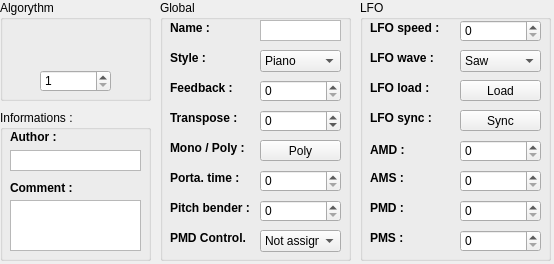
<?xml version="1.0" encoding="UTF-8"?>
<ui version="4.0">
 <class>QVoice</class>
 <widget class="QWidget" name="QVoice">
  <property name="geometry">
   <rect>
    <x>0</x>
    <y>0</y>
    <width>554</width>
    <height>264</height>
   </rect>
  </property>
  <property name="windowTitle">
   <string>Form</string>
  </property>
  <widget class="QGroupBox" name="grpBox_global">
   <property name="geometry">
    <rect>
     <x>160</x>
     <y>0</y>
     <width>191</width>
     <height>261</height>
    </rect>
   </property>
   <property name="title">
    <string>Global</string>
   </property>
   <widget class="QLabel" name="lbl_style">
    <property name="geometry">
     <rect>
      <x>10</x>
      <y>50</y>
      <width>81</width>
      <height>16</height>
     </rect>
    </property>
    <property name="font">
     <font>
      <weight>75</weight>
      <bold>true</bold>
     </font>
    </property>
    <property name="text">
     <string>Style :</string>
    </property>
   </widget>
   <widget class="QComboBox" name="cmbBox_style">
    <property name="geometry">
     <rect>
      <x>100</x>
      <y>50</y>
      <width>81</width>
      <height>22</height>
     </rect>
    </property>
    <item>
     <property name="text">
      <string>Piano</string>
     </property>
    </item>
    <item>
     <property name="text">
      <string>Keys</string>
     </property>
    </item>
    <item>
     <property name="text">
      <string>Organ</string>
     </property>
    </item>
    <item>
     <property name="text">
      <string>Guitar</string>
     </property>
    </item>
    <item>
     <property name="text">
      <string>Bass</string>
     </property>
    </item>
    <item>
     <property name="text">
      <string>Orch</string>
     </property>
    </item>
    <item>
     <property name="text">
      <string>Brass</string>
     </property>
    </item>
    <item>
     <property name="text">
      <string>Synth</string>
     </property>
    </item>
    <item>
     <property name="text">
      <string>Pad</string>
     </property>
    </item>
    <item>
     <property name="text">
      <string>Ethnic</string>
     </property>
    </item>
    <item>
     <property name="text">
      <string>Bells</string>
     </property>
    </item>
    <item>
     <property name="text">
      <string>Rythm</string>
     </property>
    </item>
    <item>
     <property name="text">
      <string>SFX</string>
     </property>
    </item>
    <item>
     <property name="text">
      <string>Other</string>
     </property>
    </item>
   </widget>
   <widget class="QLabel" name="lbl_name">
    <property name="geometry">
     <rect>
      <x>10</x>
      <y>20</y>
      <width>81</width>
      <height>16</height>
     </rect>
    </property>
    <property name="font">
     <font>
      <weight>75</weight>
      <bold>true</bold>
     </font>
    </property>
    <property name="text">
     <string>Name :</string>
    </property>
   </widget>
   <widget class="QPlainTextEdit" name="txtEdit_name">
    <property name="geometry">
     <rect>
      <x>100</x>
      <y>20</y>
      <width>81</width>
      <height>21</height>
     </rect>
    </property>
    <property name="verticalScrollBarPolicy">
     <enum>Qt::ScrollBarAlwaysOff</enum>
    </property>
    <property name="horizontalScrollBarPolicy">
     <enum>Qt::ScrollBarAlwaysOff</enum>
    </property>
    <property name="plainText">
     <string/>
    </property>
    <property name="maximumBlockCount">
     <number>6</number>
    </property>
   </widget>
   <widget class="QSpinBox" name="spnBox_feedback">
    <property name="geometry">
     <rect>
      <x>100</x>
      <y>80</y>
      <width>81</width>
      <height>22</height>
     </rect>
    </property>
    <property name="minimum">
     <number>0</number>
    </property>
    <property name="maximum">
     <number>7</number>
    </property>
    <property name="value">
     <number>0</number>
    </property>
   </widget>
   <widget class="QLabel" name="lbl_feedback">
    <property name="geometry">
     <rect>
      <x>10</x>
      <y>80</y>
      <width>81</width>
      <height>16</height>
     </rect>
    </property>
    <property name="font">
     <font>
      <weight>75</weight>
      <bold>true</bold>
     </font>
    </property>
    <property name="text">
     <string>Feedback :</string>
    </property>
   </widget>
   <widget class="QSpinBox" name="spnBox_trans">
    <property name="geometry">
     <rect>
      <x>100</x>
      <y>110</y>
      <width>81</width>
      <height>22</height>
     </rect>
    </property>
    <property name="minimum">
     <number>-128</number>
    </property>
    <property name="maximum">
     <number>127</number>
    </property>
    <property name="value">
     <number>0</number>
    </property>
   </widget>
   <widget class="QLabel" name="lbl_trans">
    <property name="geometry">
     <rect>
      <x>10</x>
      <y>110</y>
      <width>81</width>
      <height>16</height>
     </rect>
    </property>
    <property name="font">
     <font>
      <weight>75</weight>
      <bold>true</bold>
     </font>
    </property>
    <property name="text">
     <string>Transpose :</string>
    </property>
   </widget>
   <widget class="QLabel" name="lbl_porta_2">
    <property name="geometry">
     <rect>
      <x>10</x>
      <y>170</y>
      <width>81</width>
      <height>16</height>
     </rect>
    </property>
    <property name="font">
     <font>
      <weight>75</weight>
      <bold>true</bold>
     </font>
    </property>
    <property name="text">
     <string>Porta. time :</string>
    </property>
   </widget>
   <widget class="QLabel" name="lbl_pmdctl_2">
    <property name="geometry">
     <rect>
      <x>10</x>
      <y>230</y>
      <width>81</width>
      <height>16</height>
     </rect>
    </property>
    <property name="font">
     <font>
      <weight>75</weight>
      <bold>true</bold>
     </font>
    </property>
    <property name="text">
     <string>PMD Control.</string>
    </property>
   </widget>
   <widget class="QLabel" name="lbl_pitch_2">
    <property name="geometry">
     <rect>
      <x>10</x>
      <y>200</y>
      <width>81</width>
      <height>16</height>
     </rect>
    </property>
    <property name="font">
     <font>
      <weight>75</weight>
      <bold>true</bold>
     </font>
    </property>
    <property name="text">
     <string>Pitch bender :</string>
    </property>
   </widget>
   <widget class="QLabel" name="lbl_poly_2">
    <property name="geometry">
     <rect>
      <x>10</x>
      <y>140</y>
      <width>81</width>
      <height>16</height>
     </rect>
    </property>
    <property name="font">
     <font>
      <weight>75</weight>
      <bold>true</bold>
     </font>
    </property>
    <property name="text">
     <string>Mono / Poly :</string>
    </property>
   </widget>
   <widget class="QSpinBox" name="spnBox_pitch">
    <property name="geometry">
     <rect>
      <x>100</x>
      <y>200</y>
      <width>81</width>
      <height>22</height>
     </rect>
    </property>
    <property name="maximum">
     <number>12</number>
    </property>
   </widget>
   <widget class="QPushButton" name="pshBut_poly">
    <property name="geometry">
     <rect>
      <x>100</x>
      <y>140</y>
      <width>81</width>
      <height>21</height>
     </rect>
    </property>
    <property name="text">
     <string>Poly</string>
    </property>
    <property name="checkable">
     <bool>true</bool>
    </property>
   </widget>
   <widget class="QComboBox" name="cmbBox_pmdctl">
    <property name="geometry">
     <rect>
      <x>100</x>
      <y>230</y>
      <width>81</width>
      <height>22</height>
     </rect>
    </property>
    <item>
     <property name="text">
      <string>Not assigned</string>
     </property>
    </item>
    <item>
     <property name="text">
      <string>After touch</string>
     </property>
    </item>
    <item>
     <property name="text">
      <string>Mod. wheel</string>
     </property>
    </item>
    <item>
     <property name="text">
      <string>Breath ctl.</string>
     </property>
    </item>
    <item>
     <property name="text">
      <string>Foot ctl.</string>
     </property>
    </item>
   </widget>
   <widget class="QSpinBox" name="spnBox_porta">
    <property name="geometry">
     <rect>
      <x>100</x>
      <y>170</y>
      <width>81</width>
      <height>22</height>
     </rect>
    </property>
    <property name="maximum">
     <number>127</number>
    </property>
   </widget>
  </widget>
  <widget class="QGroupBox" name="grpBox_algos">
   <property name="geometry">
    <rect>
     <x>0</x>
     <y>0</y>
     <width>151</width>
     <height>101</height>
    </rect>
   </property>
   <property name="title">
    <string>Algorythm</string>
   </property>
   <widget class="QLabel" name="lbl_algo">
    <property name="geometry">
     <rect>
      <x>40</x>
      <y>20</y>
      <width>71</width>
      <height>41</height>
     </rect>
    </property>
    <property name="text">
     <string/>
    </property>
    <property name="pixmap">
     <pixmap>:/imgs/algo1.bmp</pixmap>
    </property>
   </widget>
   <widget class="QSpinBox" name="spnBox_algo">
    <property name="geometry">
     <rect>
      <x>40</x>
      <y>70</y>
      <width>71</width>
      <height>22</height>
     </rect>
    </property>
    <property name="minimum">
     <number>1</number>
    </property>
    <property name="maximum">
     <number>8</number>
    </property>
    <property name="value">
     <number>1</number>
    </property>
   </widget>
  </widget>
  <widget class="QGroupBox" name="grpBox_LFO">
   <property name="geometry">
    <rect>
     <x>360</x>
     <y>0</y>
     <width>191</width>
     <height>261</height>
    </rect>
   </property>
   <property name="title">
    <string>LFO</string>
   </property>
   <widget class="QSpinBox" name="spnBox_PMD">
    <property name="geometry">
     <rect>
      <x>100</x>
      <y>200</y>
      <width>81</width>
      <height>22</height>
     </rect>
    </property>
    <property name="minimum">
     <number>0</number>
    </property>
    <property name="maximum">
     <number>127</number>
    </property>
    <property name="value">
     <number>0</number>
    </property>
   </widget>
   <widget class="QLabel" name="lbl_LFOwave">
    <property name="geometry">
     <rect>
      <x>10</x>
      <y>50</y>
      <width>81</width>
      <height>16</height>
     </rect>
    </property>
    <property name="font">
     <font>
      <weight>75</weight>
      <bold>true</bold>
     </font>
    </property>
    <property name="text">
     <string>LFO wave :</string>
    </property>
   </widget>
   <widget class="QSpinBox" name="spnBox_AMD">
    <property name="geometry">
     <rect>
      <x>100</x>
      <y>140</y>
      <width>81</width>
      <height>22</height>
     </rect>
    </property>
    <property name="minimum">
     <number>0</number>
    </property>
    <property name="maximum">
     <number>127</number>
    </property>
    <property name="value">
     <number>0</number>
    </property>
   </widget>
   <widget class="QComboBox" name="cmbBox_LFOwave">
    <property name="geometry">
     <rect>
      <x>100</x>
      <y>50</y>
      <width>81</width>
      <height>22</height>
     </rect>
    </property>
    <item>
     <property name="text">
      <string>Saw</string>
     </property>
    </item>
    <item>
     <property name="text">
      <string>Square</string>
     </property>
    </item>
    <item>
     <property name="text">
      <string>Triangle</string>
     </property>
    </item>
    <item>
     <property name="text">
      <string>S&amp;H</string>
     </property>
    </item>
   </widget>
   <widget class="QLabel" name="lbl_AMD">
    <property name="geometry">
     <rect>
      <x>10</x>
      <y>140</y>
      <width>81</width>
      <height>20</height>
     </rect>
    </property>
    <property name="font">
     <font>
      <weight>75</weight>
      <bold>true</bold>
     </font>
    </property>
    <property name="text">
     <string>AMD :</string>
    </property>
   </widget>
   <widget class="QLabel" name="lbl_PMD">
    <property name="geometry">
     <rect>
      <x>10</x>
      <y>200</y>
      <width>81</width>
      <height>16</height>
     </rect>
    </property>
    <property name="font">
     <font>
      <weight>75</weight>
      <bold>true</bold>
     </font>
    </property>
    <property name="text">
     <string>PMD :</string>
    </property>
   </widget>
   <widget class="QSpinBox" name="spnBox_LFOspeed">
    <property name="geometry">
     <rect>
      <x>100</x>
      <y>20</y>
      <width>81</width>
      <height>22</height>
     </rect>
    </property>
    <property name="minimum">
     <number>0</number>
    </property>
    <property name="maximum">
     <number>255</number>
    </property>
    <property name="value">
     <number>0</number>
    </property>
   </widget>
   <widget class="QLabel" name="lbl_LFOspeed">
    <property name="geometry">
     <rect>
      <x>10</x>
      <y>20</y>
      <width>81</width>
      <height>16</height>
     </rect>
    </property>
    <property name="font">
     <font>
      <weight>75</weight>
      <bold>true</bold>
     </font>
    </property>
    <property name="text">
     <string>LFO speed :</string>
    </property>
   </widget>
   <widget class="QSpinBox" name="spnBox_PMS">
    <property name="geometry">
     <rect>
      <x>100</x>
      <y>230</y>
      <width>81</width>
      <height>22</height>
     </rect>
    </property>
    <property name="minimum">
     <number>0</number>
    </property>
    <property name="maximum">
     <number>7</number>
    </property>
    <property name="value">
     <number>0</number>
    </property>
   </widget>
   <widget class="QSpinBox" name="spnBox_AMS">
    <property name="geometry">
     <rect>
      <x>100</x>
      <y>170</y>
      <width>81</width>
      <height>22</height>
     </rect>
    </property>
    <property name="minimum">
     <number>0</number>
    </property>
    <property name="maximum">
     <number>3</number>
    </property>
    <property name="value">
     <number>0</number>
    </property>
   </widget>
   <widget class="QLabel" name="lbl_AMS">
    <property name="geometry">
     <rect>
      <x>10</x>
      <y>170</y>
      <width>81</width>
      <height>16</height>
     </rect>
    </property>
    <property name="font">
     <font>
      <weight>75</weight>
      <bold>true</bold>
     </font>
    </property>
    <property name="text">
     <string>AMS :</string>
    </property>
   </widget>
   <widget class="QLabel" name="lbl_PMS">
    <property name="geometry">
     <rect>
      <x>10</x>
      <y>230</y>
      <width>81</width>
      <height>16</height>
     </rect>
    </property>
    <property name="font">
     <font>
      <weight>75</weight>
      <bold>true</bold>
     </font>
    </property>
    <property name="text">
     <string>PMS :</string>
    </property>
   </widget>
   <widget class="QLabel" name="lbl_poly_3">
    <property name="geometry">
     <rect>
      <x>10</x>
      <y>80</y>
      <width>81</width>
      <height>16</height>
     </rect>
    </property>
    <property name="font">
     <font>
      <weight>75</weight>
      <bold>true</bold>
     </font>
    </property>
    <property name="text">
     <string>LFO load :</string>
    </property>
   </widget>
   <widget class="QPushButton" name="pshBut_LFOload">
    <property name="geometry">
     <rect>
      <x>100</x>
      <y>80</y>
      <width>81</width>
      <height>21</height>
     </rect>
    </property>
    <property name="text">
     <string>Load</string>
    </property>
    <property name="checkable">
     <bool>true</bool>
    </property>
   </widget>
   <widget class="QLabel" name="lbl_poly_4">
    <property name="geometry">
     <rect>
      <x>10</x>
      <y>110</y>
      <width>81</width>
      <height>16</height>
     </rect>
    </property>
    <property name="font">
     <font>
      <weight>75</weight>
      <bold>true</bold>
     </font>
    </property>
    <property name="text">
     <string>LFO sync :</string>
    </property>
   </widget>
   <widget class="QPushButton" name="pshBut_LFOsync">
    <property name="geometry">
     <rect>
      <x>100</x>
      <y>110</y>
      <width>81</width>
      <height>21</height>
     </rect>
    </property>
    <property name="text">
     <string>Sync</string>
    </property>
    <property name="checkable">
     <bool>true</bool>
    </property>
   </widget>
  </widget>
  <widget class="QGroupBox" name="groupBox">
   <property name="geometry">
    <rect>
     <x>0</x>
     <y>110</y>
     <width>151</width>
     <height>151</height>
    </rect>
   </property>
   <property name="title">
    <string>Informations :</string>
   </property>
   <widget class="QLabel" name="lbl_author">
    <property name="geometry">
     <rect>
      <x>10</x>
      <y>20</y>
      <width>46</width>
      <height>14</height>
     </rect>
    </property>
    <property name="font">
     <font>
      <weight>75</weight>
      <bold>true</bold>
     </font>
    </property>
    <property name="text">
     <string>Author :</string>
    </property>
   </widget>
   <widget class="QPlainTextEdit" name="txtEdit_author">
    <property name="geometry">
     <rect>
      <x>10</x>
      <y>40</y>
      <width>131</width>
      <height>21</height>
     </rect>
    </property>
    <property name="verticalScrollBarPolicy">
     <enum>Qt::ScrollBarAlwaysOff</enum>
    </property>
    <property name="horizontalScrollBarPolicy">
     <enum>Qt::ScrollBarAlwaysOff</enum>
    </property>
   </widget>
   <widget class="QPlainTextEdit" name="txtEdit_comment">
    <property name="geometry">
     <rect>
      <x>10</x>
      <y>90</y>
      <width>131</width>
      <height>51</height>
     </rect>
    </property>
    <property name="verticalScrollBarPolicy">
     <enum>Qt::ScrollBarAlwaysOff</enum>
    </property>
    <property name="horizontalScrollBarPolicy">
     <enum>Qt::ScrollBarAlwaysOff</enum>
    </property>
   </widget>
   <widget class="QLabel" name="lbl_author_2">
    <property name="geometry">
     <rect>
      <x>10</x>
      <y>70</y>
      <width>71</width>
      <height>16</height>
     </rect>
    </property>
    <property name="font">
     <font>
      <weight>75</weight>
      <bold>true</bold>
     </font>
    </property>
    <property name="text">
     <string>Comment :</string>
    </property>
   </widget>
  </widget>
 </widget>
 <resources/>
 <connections/>
</ui>
